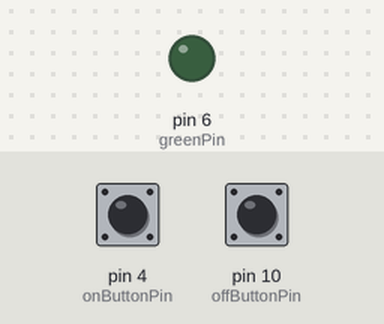
This sketch was run on a simulated Arduino Uno, built with avr-gcc and run on an emulated ATmega328P. Parts: output pins drawn as LEDs (lit = HIGH). The test bench sets the inputs (shaded band); at power-on: pin 4 (onButtonPin) HIGH, pin 10 (offButtonPin) HIGH.

Above: at 1.2 s.
1.3 s: pin 4 (onButtonPin) pulled LOW for 0.15 s
At 1.8 s:
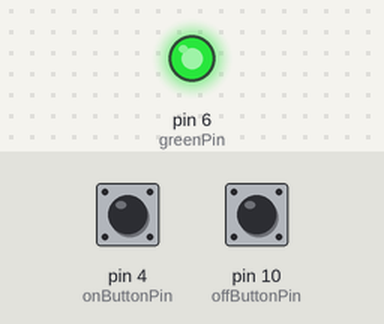
2.9 s: pin 10 (offButtonPin) pulled LOW for 0.15 s
At 4.1 s:
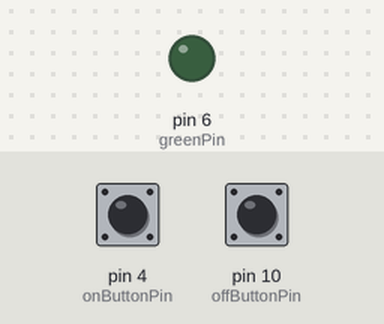
4.5 s: pin 4 (onButtonPin) pulled LOW for 1 s
At 5.4 s:
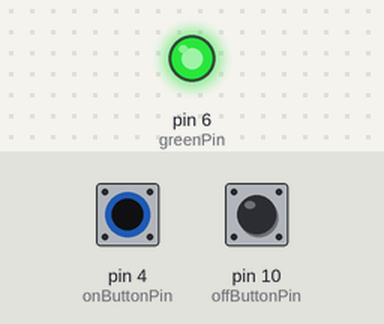
7.0 s: pin 4 (onButtonPin) driven LOW and pin 10 (offButtonPin) driven LOW
At 7.6 s:
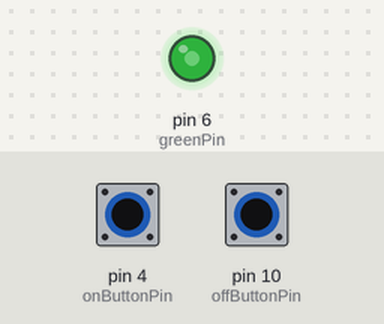
8.5 s: pin 10 (offButtonPin) driven HIGH
At 9.4 s:
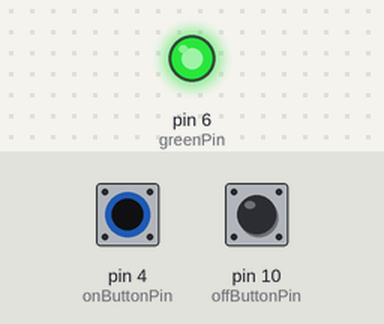
Timing chart, 0 to 11.0 s (numbered marks = the images above; inputs shaded):
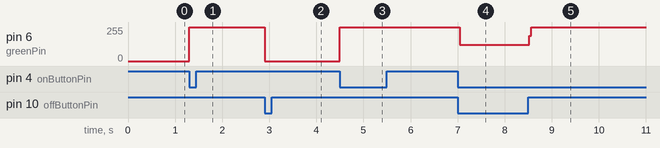

Measured:
- after the input at 1.3 s, pin 6 (greenPin): 0/255 → 255/255 at once
- after the input at 2.9 s, pin 6 (greenPin): 255/255 → 0/255 at once
- after the input at 4.5 s, pin 6 (greenPin): 0/255 → 255/255 at once
- after the input at 7.0 s, pin 6 (greenPin): 255/255 → 122/255 at once
- after the input at 8.5 s, pin 6 (greenPin): 122/255 → 255/255 at once

The sketch:

Button.ino
```cpp
/*
  Button
  Uses button on pin 4 to turn on the light and button
  on pin 10 to turn it off.
*/

int greenPin = 6;
int onButtonPin = 4;
int offButtonPin = 10;

void setup()
{
  pinMode(greenPin, OUTPUT);
  pinMode(onButtonPin, INPUT_PULLUP);
  pinMode(offButtonPin, INPUT_PULLUP);
}

void loop()
{
  if (digitalRead(onButtonPin) == LOW)
  {
    digitalWrite(greenPin, HIGH);
  }
  if (digitalRead(offButtonPin) == LOW)
  {
    digitalWrite(greenPin, LOW);
  }
}
```
